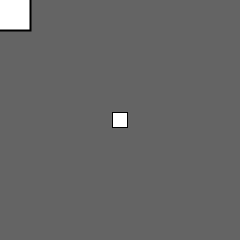
Frame 1 (no input)
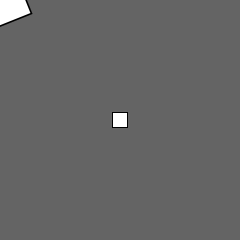
Frame 60 (the mouse pressed at the canvas centre just before this capture)
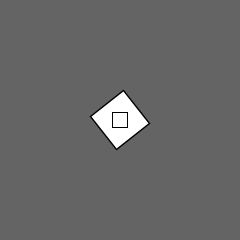
Frame 120 (the mouse held since frame 60 and released just before this capture)

The Processing sketch that drew these frames (run headless with seeded random() and noise(); from frame 60 on, the mouse is pressed at the canvas centre):

// Processing sketch: r11_sclaeRotateTranslate2D
// ── r11_sclaeRotateTranslate2D.pde
float angle = 0.0;
void setup() {
  size(240, 240);
  rectMode(CENTER);
}
void draw() {
  background(100);

  pushMatrix();
  translate(mouseX, mouseY);
  float scalar = sin(angle) + 2;
  scale(scalar);
  //strokeWeight(1.0 / scalar);
  rotate(angle);
  rect(0, 0, 30, 30);
  angle += 0.1;
  popMatrix();

  translate(width/2, height/2);
  rect(0, 0, 15, 15);
}
